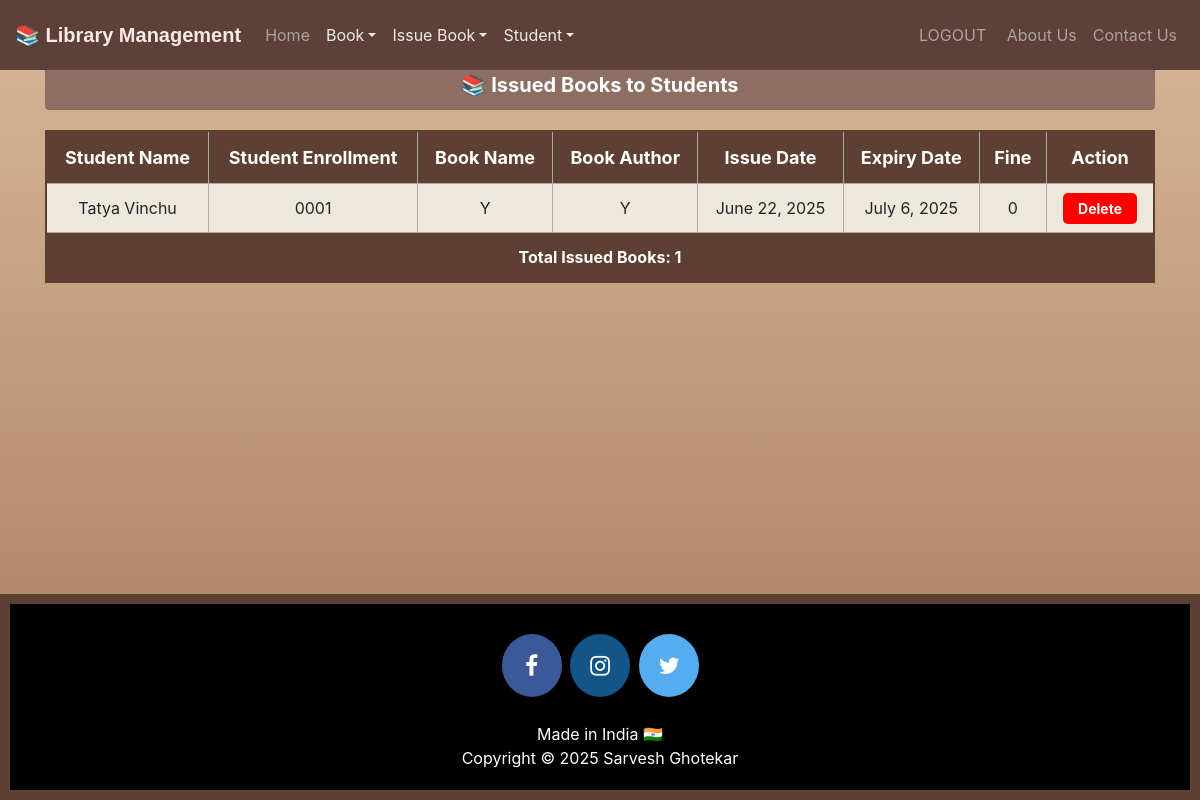
Page /viewissuedbook/ (signed in) on the committed database.
### library/models.py (models this page shows, shortened)
class Book(models.Model):
	isbn = models.CharField(max_length=20, unique=True)
	title = models.CharField(max_length=200)
	author = models.CharField(max_length=100)
	category = models.CharField(max_length=100)
	available = models.BooleanField(default=True)  # Updates when book is issued/returned

class StudentExtra(models.Model):
	user = models.OneToOneField(User, on_delete=models.CASCADE)
	enrollment = models.CharField(max_length=15, unique=True)
	branch = models.CharField(max_length=50)

class IssuedBook(models.Model):
	student = models.ForeignKey(StudentExtra, on_delete=models.CASCADE)
	book = models.ForeignKey(Book, on_delete=models.CASCADE)
	issue_date = models.DateField(auto_now_add=True)  # Automatically set when issued
	return_date = models.DateField(null=True, blank=True)  # Empty until book is returned
	expiry_date = models.DateField(default=get_expiry)  # Default due date (14 days from issue)

### library/views.py (the view)
# urls.py: path('viewissuedbook/', views.viewissuedbook_view, name='viewissuedbook'),
@login_required
def viewissuedbook_view(request):
	issued_books = IssuedBook.objects.select_related('book', 'student').all()
	issued_list = []
	today = date.today()
	for issued in issued_books:
		fine = 0
		if issued.expiry_date and issued.expiry_date < today:
			days_late = (today - issued.expiry_date).days
			fine = days_late * 10  # ₹10 per day fine
		issued_list.append([
			issued.student.user.get_full_name(),
			issued.student.enrollment,
			issued.book.title,
			issued.book.author,
			issued.issue_date,
			issued.expiry_date,
			fine  # 🔹 Fine dynamically calculated
		])
	return render(request, 'library/viewissuedbook.html', {'li': issued_list})

### templates/library/viewissuedbook.html (shortened to what this page needs)
<!DOCTYPE html>
<html lang="en">
<head>
    <link rel="stylesheet" href="https://stackpath.bootstrapcdn.com/bootstrap/4.3.1/css/bootstrap.min.css">
    <link rel="stylesheet" href="https://maxcdn.bootstrapcdn.com/font-awesome/4.7.0/css/font-awesome.min.css">
</head>
<body>
    {% include "library/navbaradmin.html" %}
    <div class="container">
        <h3 class="alert">📚 Issued Books to Students</h3>
        {% if li %}
        <table class="redTable">
            <thead>
                <tr>
                    <th>Student Name</th>
                    <th>Student Enrollment</th>
                    <th>Book Name</th>
                    <th>Book Author</th>
                    <th>Issue Date</th>
                    <th>Expiry Date</th>
                    <th>Fine</th>
                    <th>Action</th>
                </tr>
            </thead>
            <tbody>
                {% for t in li %}
                <tr>
                    <td>{{ t.0 }}</td>
                    <td>{{ t.1 }}</td>
                    <td>{{ t.2 }}</td>
                    <td>{{ t.3 }}</td>
                    <td>{{ t.4 }}</td>
                    <td>{{ t.5 }}</td>
                    <td>{{ t.6 }}</td>
                    <td>
                        <a href="{% url 'delete_issued_book' t.1 %}" class="delete-btn">
                            Delete
                        </a>
                    </td>
                </tr>
                {% endfor %}
            </tbody>
            <tfoot>
                <tr>
                    <td colspan="8">Total Issued Books: {{ li|length }}</td>
                </tr>
            </tfoot>
        </table>
        {% else %}
        <h1 class="text-muted text-center mt-4">No books issued</h1>
        {% endif %}
    </div>
    <div class="footer">
        {% include "library/footer.html" %}
    </div>
</body>
</html>

### templates/library/viewissuedbook.html (style rules this page uses)
body { background: linear-gradient(to bottom, #D7B899, #A67B5B); font-family: 'Roboto', sans-serif; min-height: 100vh; display: flex; flex-direction: column; }
.container { flex-grow: 1; width: 85%; margin: auto; text-align: center; padding-bottom: 50px; }
.alert { margin-top: 60px; font-weight: bold; background-color: #8D6E63; color: white; border: none; text-align: center; padding: 15px; font-size: 20px; }
table.redTable { border: 2px solid #5E4033; background-color: #EEE7DB; width: 100%; text-align: center; border-collapse: collapse; margin-top: 20px; }
table.redTable td, table.redTable th { border: 1px solid #AAAAAA; padding: 12px; }
table.redTable tbody td { font-size: 16px; }
table.redTable thead { background: #5E4033; color: white; font-size: 18px; }
table.redTable tfoot { font-size: 16px; font-weight: bold; color: white; background: #5E4033; }
.delete-btn { background-color: red; color: white; border: none; padding: 7px 15px; cursor: pointer; border-radius: 5px; font-size: 14px; font-weight: bold; }
.footer { background-color: #5E4033; color: white; text-align: center; padding: 10px; margin-top: auto; width: 100%; }

### rows in the picture
Book: t "Tatya Vinchu", enrollment "0001", t "Y", issue_date "June 22, 2025", expiry_date "July 6, 2025", available "0"

### other values in the picture
{{ li|length }} "1"
